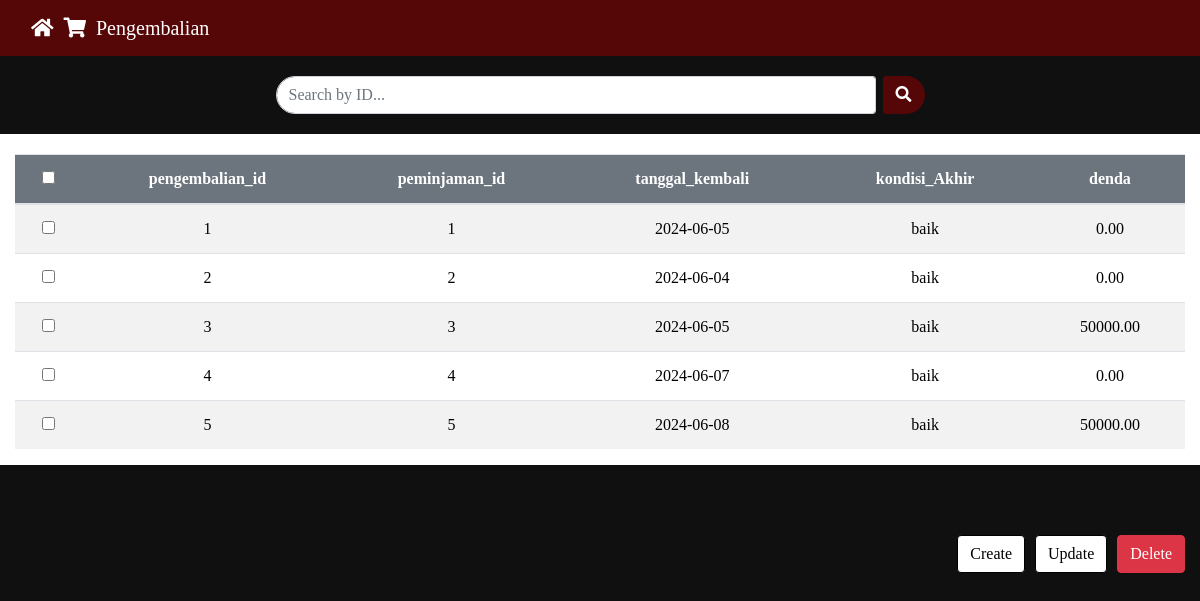
The page /lainnya/pengembalian/pengembalian/pengembalian.php on the database its author committed.
### tables this page shows
CREATE TABLE `pengembalian` (
  `pengembalian_id` int(11) NOT NULL,
  `peminjaman_id` int(11) DEFAULT NULL,
  `tanggal_kembali` date NOT NULL,
  `kondisi_Akhir` text DEFAULT NULL,
  `denda` decimal(10,2) DEFAULT NULL
);

### lainnya/pengembalian/pengembalian/pengembalian.php (the view, shortened to what this page needs)
<!DOCTYPE html>
<html lang="en">
<head>
    <link rel="stylesheet" href="https://maxcdn.bootstrapcdn.com/bootstrap/4.0.0/css/bootstrap.min.css">
    <link rel="stylesheet" href="https://cdnjs.cloudflare.com/ajax/libs/font-awesome/5.15.4/css/all.min.css">
</head>
<body>
    <div class="container-fluid" id="navbar-container">
        <nav class="navbar navbar-expand-lg navbar-light">
            <a class="navbar-brand" href="#">
                <i class="fas fa-home"></i>
                <i class="fas fa-shopping-cart"></i>
                Pengembalian
            </a>
        </nav>
    </div>
    <form class="form-inline my-4 my-lg-0" action="pengembalian.php" method="GET">
        <input class="form-control mr-sm-2" type="search" name="search" placeholder="Search by ID..." aria-label="Search">
        <button class="btn my-2 my-sm-0" type="submit">
            <i class="fas fa-search"></i>
        </button>
    </form>
    <div class="container-fluid">
        <div class="row">
            <div class="col-md-12">
                <form id="dataForm" action="pengembalian_hapus.php" method="post">
                    <table class="table table-striped">
                         <thead>
                            <tr>
                                <th><input type="checkbox" id="select-all"></th>
                                <th>pengembalian_id</th>
                                <th>peminjaman_id</th>
                                <th>tanggal_kembali</th>
                                <th>kondisi_Akhir</th>
                                <th>denda</th>
                            </tr>
                        </thead>
                        <tbody>
                            <?php
                            include "config.php";
                            $sql = "SELECT * FROM pengembalian";
                            $sql .= " ORDER BY pengembalian_id";
                            $hasil = mysqli_query($config, $sql);
                            while ($data = mysqli_fetch_array($hasil)) {
                            ?>
                            <tr>
                                <td><input type="checkbox" class="checkbox-item" value="<?= $data['pengembalian_id']; ?>" name="pengembalian_id[]"></td>
                                <td><?= $data['pengembalian_id']; ?></td>
                                <td><?= $data['peminjaman_id']; ?></td>
                                <td><?= $data['tanggal_kembali']; ?></td>
                                <td><?= $data['kondisi_Akhir']; ?></td>
                                <td><?= $data['denda']; ?></td>
                            </tr>
                            <?php
                            }
                            ?>
                        </tbody>
                    </table>
                </form>
            </div>
        </div>
        <div class="action-buttons">
            <button class="btn btn-white-black" onclick="document.getElementById('dataForm').action='createpengembalian.php'; document.getElementById('dataForm').submit();">Create</button>
            <button class="btn btn-white-black" id='btn-update'>Update</button>
            <button class="btn btn-danger" onclick="document.getElementById('dataForm').action='pengembalian_hapus.php'; document.getElementById('dataForm').submit();">Delete</button>
        </div>
    </div>
</body>
</html>

### lainnya/pengembalian/pengembalian/pengembalian.php (style rules this page uses)
body { font-family: Inknut Antiqua; background-color: #101010; }
#navbar-container { background-color: rgb(85, 6, 6); margin-bottom: 20px; }
.navbar-brand { color: white !important; display: flex; align-items: center; }
.navbar-brand i { margin-right: 10px; }
.form-inline { display: flex; justify-content: center; width: 100%; margin-top: 20px; }
.form-inline .form-control { flex: 1; max-width: 600px; border-top-left-radius: 25px; border-bottom-left-radius: 25px; }
.form-inline .btn { margin-left: -1px; border-top-right-radius: 25px; border-bottom-right-radius: 25px; background-color: rgb(85, 6, 6); color: white; }
.row { color: black; background-color: white; margin-top: 20px; }
.table { width: 100%; margin-top: 20px; }
.table th { background-color: #6c757d; color: white; text-align: center; }
.table td { text-align: center; }
.action-buttons { display: flex; justify-content: flex-end; margin-top: 70px; }
.action-buttons .btn { margin-left: 10px; }
.btn-white-black { background-color: white; color: black; border: 1px solid black; }

### rows shown on the page
pengembalian: pengembalian_id "1", peminjaman "1", tanggal_kembali "2024-06-05", kondisi_Akhir "baik", denda "0.00"
pengembalian: pengembalian_id "2", peminjaman "2", tanggal_kembali "2024-06-04", kondisi_Akhir "baik", denda "0.00"
pengembalian: pengembalian_id "3", peminjaman "3", tanggal_kembali "2024-06-05", kondisi_Akhir "baik", denda "50000.00"
pengembalian: pengembalian_id "4", peminjaman "4", tanggal_kembali "2024-06-07", kondisi_Akhir "baik", denda "0.00"
pengembalian: pengembalian_id "5", peminjaman "5", tanggal_kembali "2024-06-08", kondisi_Akhir "baik", denda "50000.00"
